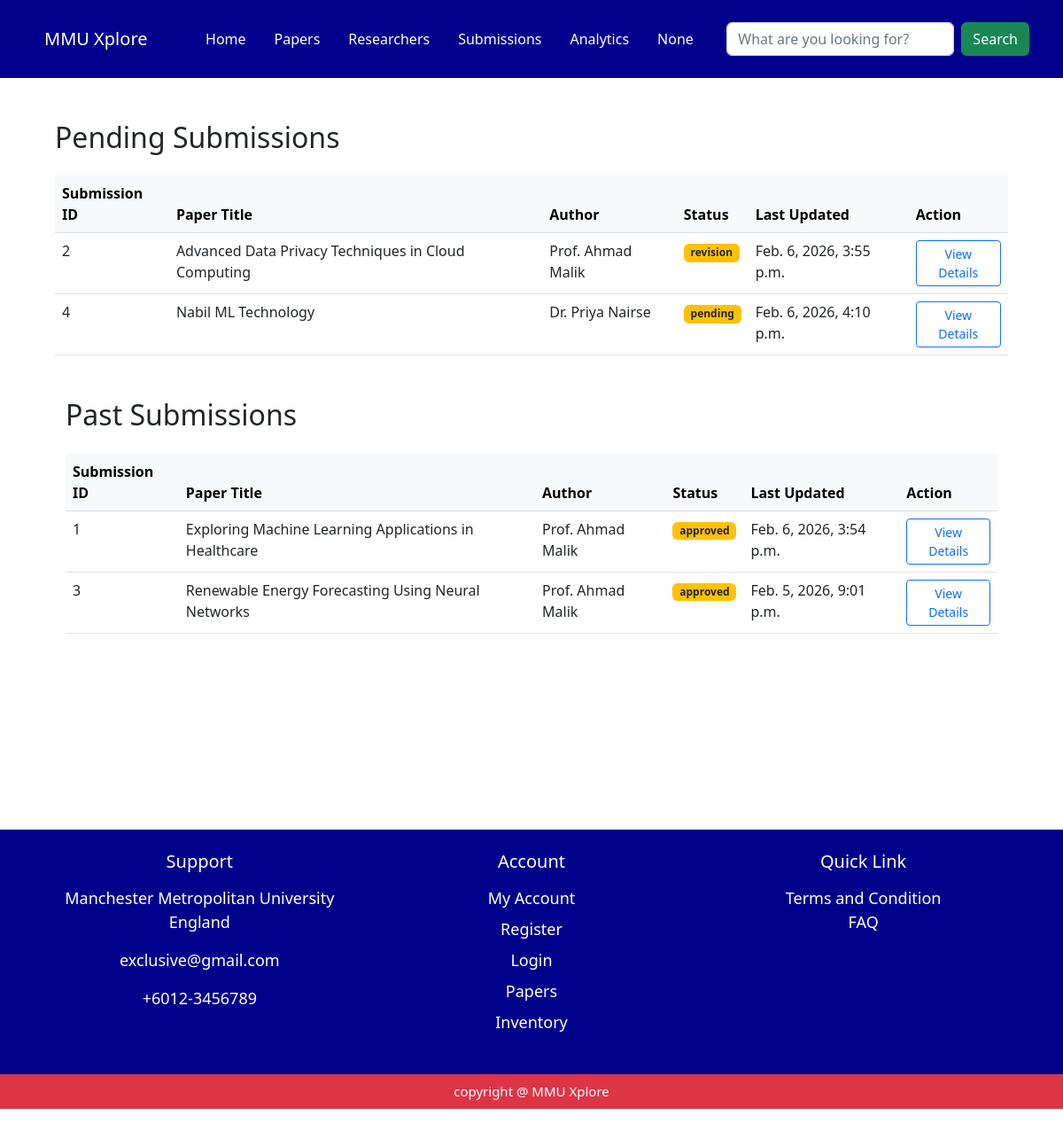
The app's page /coordinator/submissions/ with its own data.
### myapp/models.py (models this page shows, shortened)
class Submissions(models.Model):
     submission_id = models.AutoField(primary_key=True)
     paper_id = models.ForeignKey(ResearchPaper, on_delete=models.CASCADE)
     submitted_at = models.DateTimeField(auto_now_add=True)
     status = models.CharField(max_length=50, default='under review')

class ResearchPaper(models.Model):
    PAPER_STATUS_CHOICES = [
        ('pending', 'Pending'),
        ('approved', 'Approved'),
        ('rejected', 'Rejected'),
    ]
    paper_id = models.AutoField(primary_key=True)
    researcher_id = models.ForeignKey(Researcher, on_delete=models.CASCADE)
    prog_coor_id = models.ForeignKey(ProgrammeCoordinator, on_delete=models.SET_NULL, null=True, blank=True)
    paper_title = models.CharField(max_length=250)
    paper_category = models.CharField(max_length=100)
    paper_desc = models.TextField()
    paper_doi = models.CharField(max_length=100, blank=True, verbose_name="DOI")
    paper_pdf = models.FileField(upload_to='research_papers/')
    paper_status = models.CharField(max_length=20, choices=PAPER_STATUS_CHOICES, default='Pending')
    paper_coauthor = models.ManyToManyField(User, related_name='coauthored_papers', blank=True)
    total_bookmarked = models.IntegerField(default=0)
    total_likes = models.IntegerField(default=0)
    published_date = models.DateField(null=True, blank=True)
    last_updated = models.DateTimeField(auto_now=True)

class Researcher(models.Model):
     researcher_id = models.AutoField(primary_key=True)
     user_id = models.ForeignKey(User, on_delete=models.CASCADE)
     bio_description = models.TextField(blank=True)
     OCRID = models.CharField(max_length=50, blank=True)
     google_scholar_id = models.CharField(max_length=50, blank=True)
     publications = models.TextField(blank=True)

class User(models.Model):
     user_id = models.AutoField(primary_key=True)
     fullname = models.CharField(max_length=150 , default='unknown' , blank=True)
     university_id = models.CharField(max_length=50, unique=True , default='0000')
     email = models.EmailField(unique=True , default='unknown@example.com')
     password = models.CharField(max_length=250 , default='password')
     role = models.CharField(max_length=50, default='student')
     avatar = models.FileField(upload_to='profile/', blank=True, null=True)
     date_joined = models.DateTimeField(auto_now_add=True )

### myapp/views.py (the view)
# urls.py: path('coordinator/submissions/', views.submissions, name='coordinator_submissions'),
def submissions(request):
    user_id = request.session.get('user_id')
    user_id = request.session.get('user_id')
    user_name = request.session.get('user_name')
    coordinator = ProgrammeCoordinator.objects.filter(user_id__user_id=user_id).first()
    submission = Submissions.objects.filter(status__in=['pending', 'revision']).select_related('paper_id')
    pastSubmission = Submissions.objects.filter(status__in=['approved', 'rejected']).select_related('paper_id')
    context = {
        'coordinator': coordinator,
        'submissions': submission,
        'pastSubmissions': pastSubmission,
        'user_name': user_name
    }
    return render(request, 'coordinator/submissions.html', context)

### myapp/views.py (called while the page is built)
def notification_context(request):
    user_name = request.session.get('user_name', 'Guest')
    user_id = request.session.get('user_id')
    read_ids = request.session.get('read_notifications', [])
    notifications = [] # This will essentially be "unread_notifications" for the navbar
    if user_id:
        all_notifs = Notification.objects.filter(user_id_id=user_id).order_by('-created_at')
        notifications = [n for n in all_notifs if n.notify_id not in read_ids]
    elif user_name != 'Guest':
         user = User.objects.filter(fullname=user_name).first()
         if user:
             all_notifs = Notification.objects.filter(user_id=user).order_by('-created_at')
             notifications = [n for n in all_notifs if n.notify_id not in read_ids]
    return {'notifications': notifications}

### myapp/templates/coordinator/submissions.html (shortened to what this page needs)
<!DOCTYPE html>
<html lang="en">
<head>
    <link href="https://cdn.jsdelivr.net/npm/bootstrap@5.2.3/dist/css/bootstrap.min.css" rel="stylesheet">
</head>
<body>
{% include 'components/coordinator_navbar.html' %}
<div class = "page-wrapper">
<div class="container mt-5">
    <h2 class="mb-4">Pending Submissions</h2>
    <table class="table table-hover mt-4">
    <thead class="table-light">
        <tr>
            <th>Submission ID</th> <th>Paper Title</th> <th>Author</th>
            <th>Status</th>        <th>Last Updated</th>  <th>Action</th>
        </tr>
    </thead>
    <tbody>
    {% for submission in submissions %}
    <tr>
        <td>{{ submission.submission_id }}</td>
        <td>{{ submission.paper_id.paper_title }}</td>
        <td class="mb-1"> {{ submission.paper_id.researcher_id.user_id.fullname }}</td>
        <td>
            <span class="badge bg-warning text-dark">{{ submission.status }}</span>
        </td>
        <td>{{ submission.paper_id.last_updated }}</td>
        <td>
            <a href="{% url 'submission_detail' submission.submission_id %}" class="btn btn-sm btn-outline-primary">
                View Details
            </a>
        </td>
    </tr>
    {% empty %}
    <tr>
        <td colspan="5" class="text-center py-4">No pending submissions found.</td>
    </tr>
    {% endfor %}
</tbody>
</table>
<div class="container mt-5">
    <h2 class="mb-4">Past Submissions</h2>
    <table class="table table-hover mt-4">
        <thead class="table-light">
            <tr>
                <th>Submission ID</th> <th>Paper Title</th> <th>Author</th>
                <th>Status</th>        <th>Last Updated</th>  <th>Action</th>
            </tr>
        </thead>
        <tbody>
        {% for submission in pastSubmissions %}
        <tr>
            <td>{{ submission.submission_id }}</td>
            <td>{{ submission.paper_id.paper_title }}</td>
            <td class="mb-1">{{ submission.paper_id.researcher_id.user_id.fullname }}</td>
            <td>
                <span class="badge bg-warning text-dark">{{ submission.status }}</span>
            </td>
            <td>{{ submission.paper_id.last_updated }}</td>
            <td>
                <a href="{% url 'submission_detail' submission.submission_id %}" class="btn btn-sm btn-outline-primary">
                    View Details
                </a>
            </td>
        </tr>
        {% empty %}
        <tr>
            <td colspan="5" class="text-center py-4">No past submissions found.</td>
        </tr>
        {% endfor %}
    </tbody>
    </table>
    </div>
</div>
</div>
 {% include 'components/footer.html' %}
</body>
</html>

### myapp/templates/coordinator/submissions.html (style rules this page uses)
.page-wrapper { background-color: #ffffff; max-width: 1100px; margin: 0 auto; min-height: 100vh; padding-bottom: 200px; }

### records on screen
Submissions: submission_id "2", paper_id.paper_title "Advanced Data Privacy Techniques in Cloud Computing", paper_id.researcher_id.user_id.fullname "Prof. Ahmad Malik", status "revision", paper_id.last_updated "Feb. 6, 2026, 3:55 p.m."
Submissions: submission_id "4", paper_id.paper_title "Nabil ML Technology", paper_id.researcher_id.user_id.fullname "Dr. Priya Nairse", status "pending", paper_id.last_updated "Feb. 6, 2026, 4:10 p.m."
Submissions: submission_id "1", paper_id.paper_title "Exploring Machine Learning Applications in Healthcare", paper_id.researcher_id.user_id.fullname "Prof. Ahmad Malik", status "approved", paper_id.last_updated "Feb. 6, 2026, 3:54 p.m."
Submissions: submission_id "3", paper_id.paper_title "Renewable Energy Forecasting Using Neural Networks", paper_id.researcher_id.user_id.fullname "Prof. Ahmad Malik", status "approved", paper_id.last_updated "Feb. 5, 2026, 9:01 p.m."

### other values on screen
{{ user_name }} "None"
